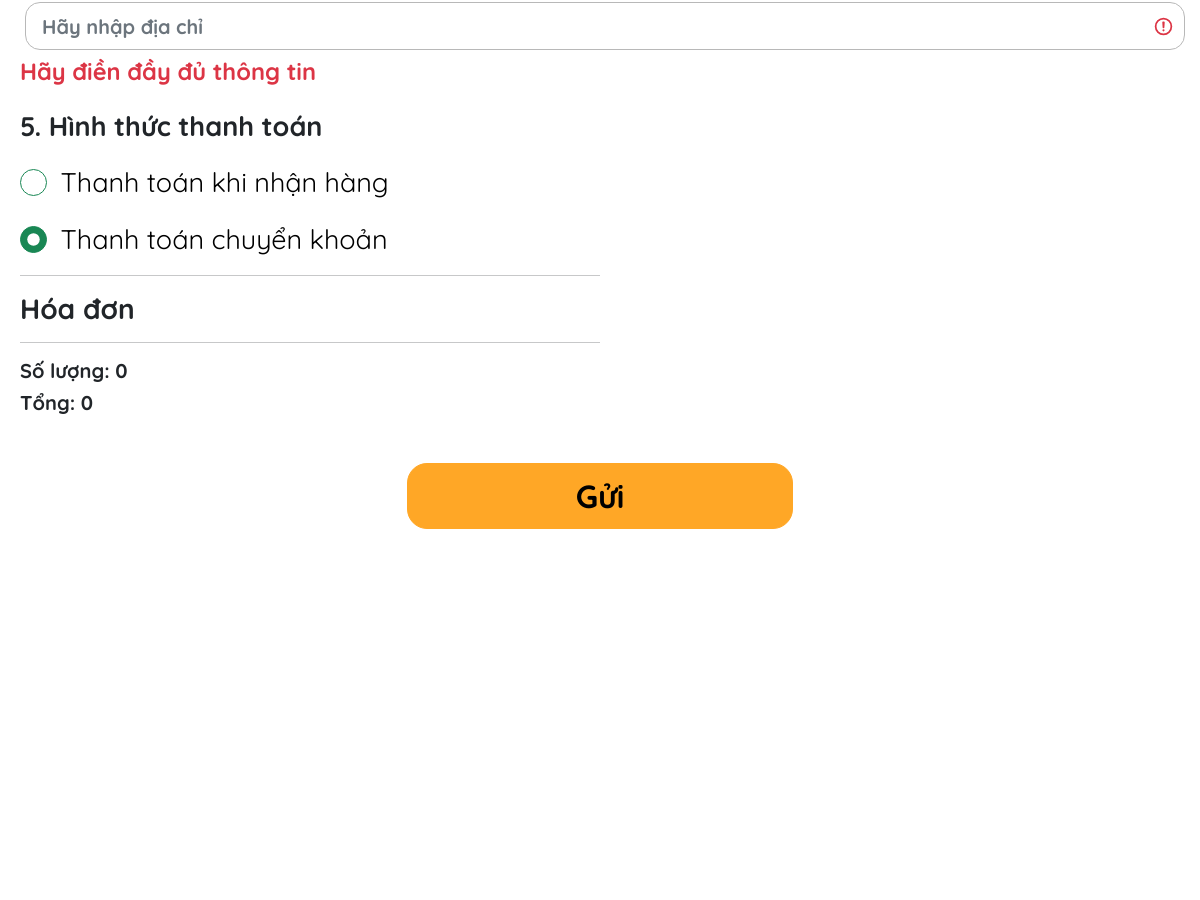
The page /thongtinmuahang/ (signed in, middle part) on the database as committed earlier.
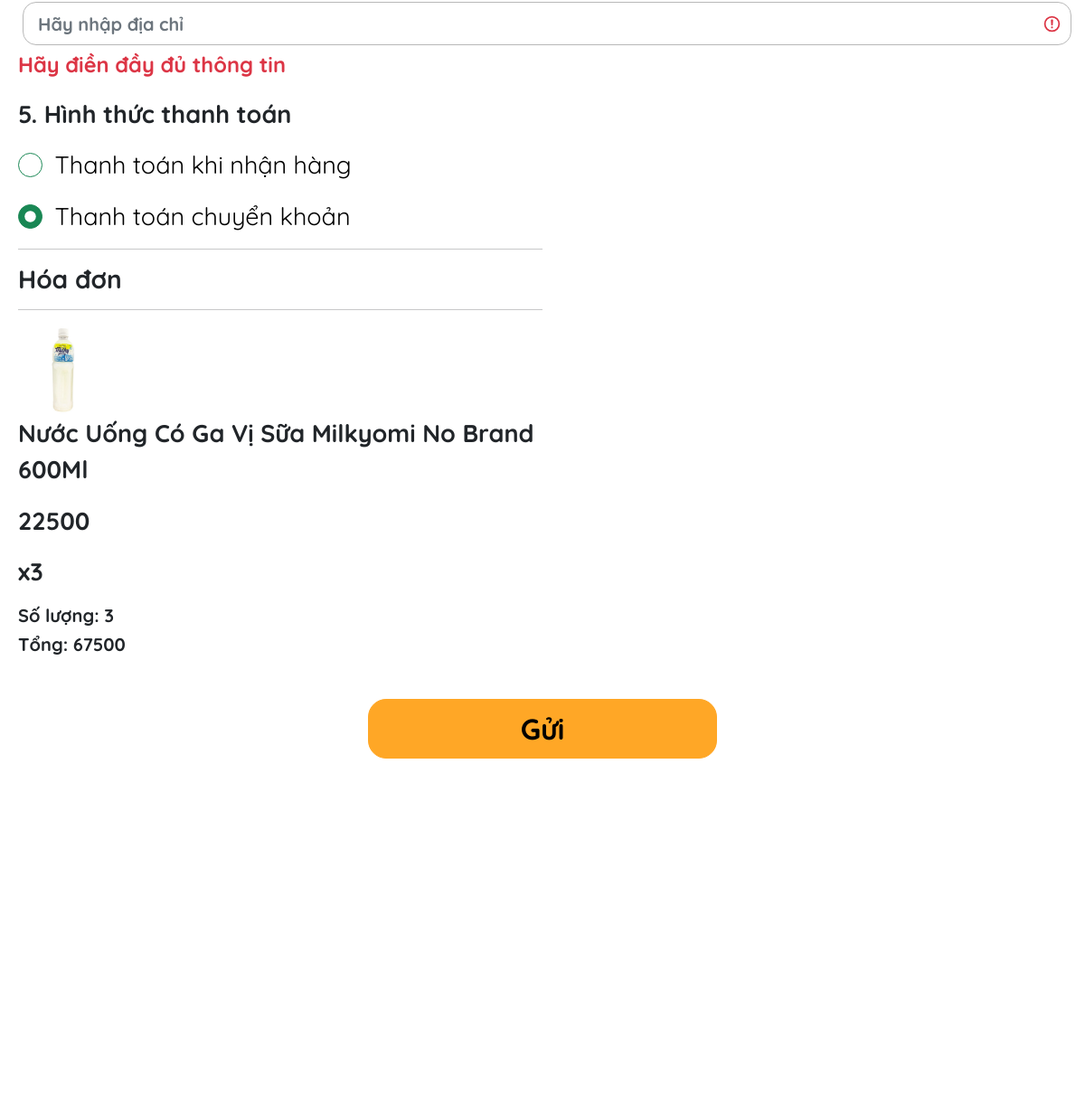
The same page on the database as committed later.
### main/models.py (models this page shows, shortened)
class Order(models.Model):
	customer = models.ForeignKey(
    Customer, on_delete=models.SET_NULL, null=True, blank=True)
	date_ordered = models.DateTimeField(auto_now_add=True)
	complete = models.BooleanField(default=False)
	transaction_id = models.CharField(max_length=100, null=True)
	@property
	def get_cart_total(self):
		orderitems = self.orderitem_set.all()
		total = sum([item.get_total for item in orderitems])
		return total
	@property
	def get_cart_items(self):
		orderitems = self.orderitem_set.all()
		total = sum([item.quantity for item in orderitems])
		return total

class OrderItem(models.Model):
    product = models.ForeignKey(Product, on_delete=models.SET_NULL, null=True)
    order = models.ForeignKey(Order, on_delete=models.SET_NULL, null=True)
    quantity = models.IntegerField(default=0, null=True, blank=True)
    date_added = models.DateTimeField(auto_now_add=True)
    @property
    def get_total(self):
        total = self.product.price * self.quantity
        return total

class Product(models.Model):
    product_name = models.CharField(max_length=100)
    image = models.ImageField(upload_to="product_imgs/")
    price = models.PositiveIntegerField()
    slug = models.SlugField(unique=True, blank=True)
    product_des = models.TextField()
    cat_name = models.ForeignKey(Categrory, on_delete=models.CASCADE)

### main/views.py (the view)
# urls.py: path("thongtinmuahang/", views.thongtinmh, name="thongtinmuahang"),
def thongtinmh(response):
    cartdata=cartData(response)
    cartItems = cartdata['cartItems']
    items = cartdata['items']
    order= cartdata['order']
    context = {'items': items, 'order': order,'cartItems':cartItems}
    return render(response, 'main/thongtinmh.html', context)

### main/utils.py (called while the page is built)
def cartData(request):
    if request.user.is_authenticated:
        customer = request.user.customer
        order, created = Order.objects.get_or_create(customer=customer, complete=False)
        items = order.orderitem_set.all()
        cartItems = order.get_cart_items
    else:
        cookieData = cookieCart(request)
        cartItems = cookieData['cartItems']
        items = cookieData['items']
        order = cookieData['order']
    return{'cartItems':cartItems,'order':order,'items':items}

### main/templates/main/thongtinmh.html (shortened to what this page needs)
{% extends 'main/base.html' %}
{% load static %}
{% block linkcss %}
<link rel="stylesheet" type="text/css" href="{% static 'css/thongtinmh.css' %}" />
{% endblock %}
{% block sanpham %}
<form  class="was-validated form-muahang" id="form">
    <div class="mb-3 shipping-info">
      <input type="text" class="form-control form-control-lg" id="address" placeholder="Hãy nhập địa chỉ" name="address" required>
      <div class="invalid-feedback">Hãy điền đầy đủ thông tin</div>
    </div>
    <label for="" class="mb-3 payment-info">5. Hình thức thanh toán</label>
    <div class="form-check mb-3">
      <input class="form-check-input" type="radio" name="thanhtoan" id="thanhtoankhinhanhang">
      <label class="form-check-label" for="thanhtoankhinhanhang">
        Thanh toán khi nhận hàng
      </label>
    </div>
    <div class="form-check mb-3 payment-info">
      <input class="form-check-input" type="radio" name="thanhtoan" id="thanhtoanonline" checked>
      <label class="form-check-label" for="thanhtoanonline">
        Thanh toán chuyển khoản
      </label>
    </div>
    <div class="col-lg-6">
			<div class="box-element">
				<hr>
				<h3>Hóa đơn</h3>
				<hr>
				{% for item in items %}
				<div class="cart-row">
					<div style="flex:2"><img class="row-image" src="/media/{{item.product.image}}" width="100px"></div>
					<div style="flex:2"><p>{{item.product.product_name}}</p></div>
					<div style="flex:1"><p>{{item.product.price}}</p></div>
					<div style="flex:1"><p>x{{item.quantity}}</p></div>
				</div>
				{% endfor %}
				<h5>Số lượng:   {{cartItems}}</h5>
				<h5>Tổng:   {{order.get_cart_total}}</h5>
			</div>
		</div>
    <div class="d-grid gap-2 col-4 mx-auto mt-5">
         <button type="submit" class="btn btn-primary btn-lg btn-nopform" id="form-button">Gửi</button>
    </div>
 </form>
{% endblock %}

Rows that differ between the two databases and show on the page:
added OrderItem: product.image (picture), product.product_name "Nước Uống Có Ga Vị Sữa Milkyomi No Brand 600Ml", product.price "22500", quantity "3"
computed for Order: get_cart_total "0" → "67500"
Other text that changed with them:
{{ cartItems }}: "0" → "3"
